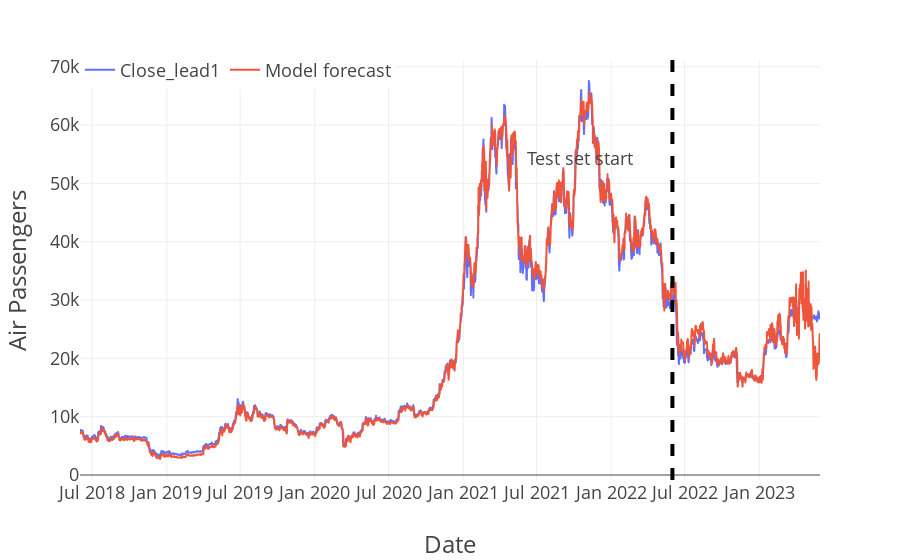

Notebook code cell kept with this figure:
### Code cell
# Store losses per epoch
train_losses = []
test_losses = []

print("Untrained test\n--------")
initial_test_loss = test_model(test_loader, model, loss_function)
test_losses.append(initial_test_loss)
print()


for ix_epoch in range(130):
    print(f"Epoch {ix_epoch}\n---------")
    train_loss = train_model(train_loader, model, loss_function, optimizer=optimizer)
    train_losses.append(train_loss)
    
    test_loss = test_model(test_loader, model, loss_function)
    test_losses.append(test_loss)
    print()

print("Hidden SİZE XD", model.hidden_size)

# Plot loss per epoch
plt.figure(figsize=(10,5))
plt.plot(train_losses, label='Training loss')
plt.plot(test_losses, label='Testing loss')
plt.xlabel('Epochs')
plt.ylabel('Loss')
plt.legend()
plt.show()

# %% [markdown]
# # Evaluation

# %%
def predict(data_loader, model):
    """Just like `test_loop` function but keep track of the outputs instead of the loss
    function.
    """
    output = torch.tensor([])
    model.eval()
    with torch.no_grad():
        for X, _ in data_loader:
            y_star = model(X)
            output = torch.cat((output, y_star), 0)
    
    return output

# %%
train_eval_loader = DataLoader(train_dataset, batch_size=batch_size, shuffle=False)

ystar_col = "Model forecast"
df_train[ystar_col] = predict(train_eval_loader, model).numpy()
df_test[ystar_col] = predict(test_loader, model).numpy()

df_out = pd.concat((df_train, df_test))[[target, ystar_col]]

for c in df_out.columns:
    df_out[c] = df_out[c] * stdev + mean

print(df_out)

# %%
fig = px.line(df_out, labels={'Price': "BTC", 'Date': 'Date'})
fig.add_vline(x=test_start, line_width=4, line_dash="dash")
fig.add_annotation(xref="paper", x=0.75, yref="paper", y=0.8, text="Test set start", showarrow=False)
fig.update_layout(
  template=plot_template, legend=dict(orientation='h', y=1.02, title_text="")
)
fig.show()
# fig.write_image("air_passengers_forecast.png", width=1200, height=600)

### Figure 1 — Plotly figure (JSON) as saved in the notebook; plotly's stock layout.template omitted (floating-point values rounded to 4 significant figures; data arrays with more than 128 entries replaced by an {"elided": "..."} marker saying what was removed)
{"data": [{"hovertemplate": "variable=Close_lead1<br>Date=%{x}<br>Air Passengers=%{y}<extra></extra>", "legendgroup": "Close_lead1", "line": {"color": "#636efa", "dash": "solid"}, "marker": {"symbol": "circle"}, "mode": "lines", "name": "Close_lead1", "showlegend": true, "type": "scattergl", "x": {"elided": "1827 str values"}, "xaxis": "x", "y": {"elided": "1827 float values"}, "yaxis": "y"}, {"hovertemplate": "variable=Model forecast<br>Date=%{x}<br>Air Passengers=%{y}<extra></extra>", "legendgroup": "Model forecast", "line": {"color": "#EF553B", "dash": "solid"}, "marker": {"symbol": "circle"}, "mode": "lines", "name": "Model forecast", "showlegend": true, "type": "scattergl", "x": {"elided": "1827 str values"}, "xaxis": "x", "y": {"elided": "1827 float values"}, "yaxis": "y"}], "layout": {"annotations": [{"showarrow": false, "text": "Test set start", "x": 0.75, "xref": "paper", "y": 0.8, "yref": "paper"}], "legend": {"orientation": "h", "title": {"text": ""}, "tracegroupgap": 0, "y": 1.02}, "margin": {"t": 60}, "shapes": [{"line": {"dash": "dash", "width": 4}, "type": "line", "x0": "2022-06-01", "x1": "2022-06-01", "xref": "x", "y0": 0, "y1": 1, "yref": "y domain"}], "xaxis": {"anchor": "y", "domain": [0, 1], "title": {"text": "Date"}}, "yaxis": {"anchor": "x", "domain": [0, 1], "title": {"text": "Air Passengers"}}}}
